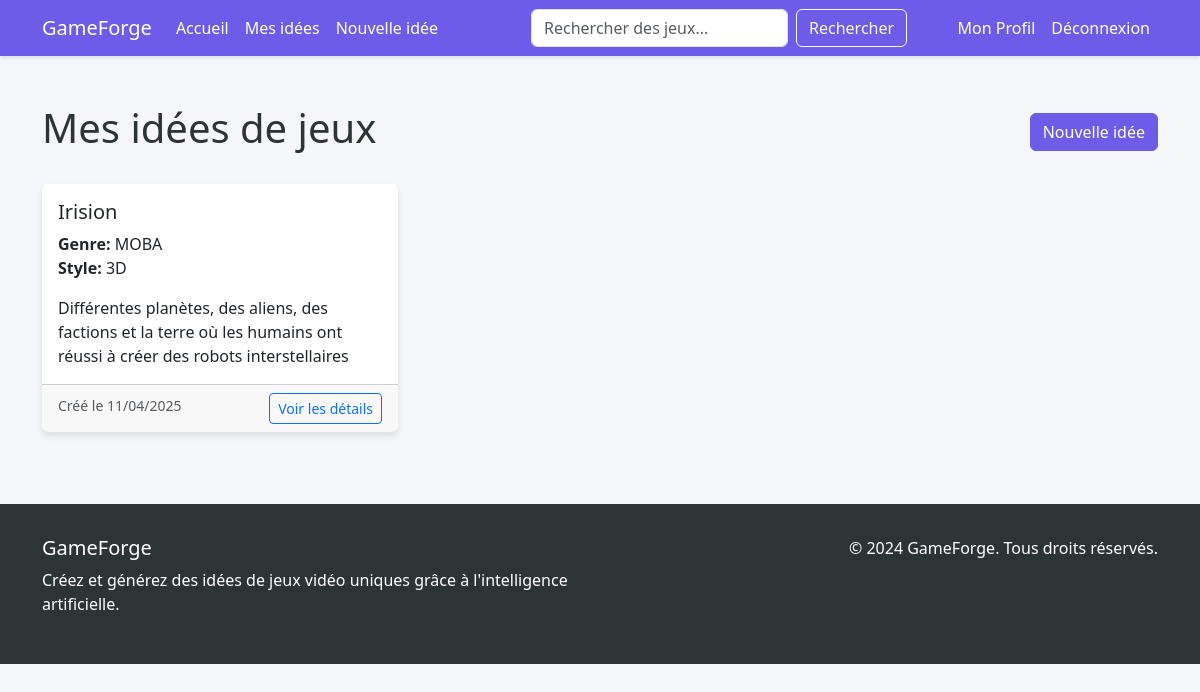
The app's page /ideas/ (signed in) with its own data.
### gameforge/models.py (models this page shows)
class GameIdea(models.Model):
    user = models.ForeignKey(User, on_delete=models.CASCADE)
    title = models.CharField(max_length=255)
    genre = models.CharField(max_length=255)  # RPG, FPS, MOBA, Visual Novel, etc. On aura une liste déroulante pour choisir le genre mais on pourra également écrire quelque chose de personnalisé.
    style_graphique = models.CharField(max_length=255)  # 2D, 3D, pixel art, etc. On aura une liste déroulante pour choisir le style graphique mais on pourra également écrire quelque chose de personnalisé.
    ambiance_visuelle = models.CharField(max_length=255)  # Fantasy, Science-fiction, etc. On aura une liste déroulante pour choisir l'ambiance visuelle mais on pourra également écrire quelque chose de personnalisé.
    ambiance_narrative = models.CharField(max_length=255)  # Tragique, comique, etc. On aura une liste déroulante pour choisir l'ambiance narrative mais on pourra également écrire quelque chose de personnalisé.
    mots_cles = models.CharField(max_length=255)  # Guerre, Amour, Trahison, etc. On aura une liste déroulante pour choisir les mots clés mais on pourra également écrire quelque chose de personnalisé.
    reference_culturelle = models.CharField(max_length=255)  # Zelda, Final Fantasy, Dark Souls, etc. On aura une liste déroulante pour choisir la référence culturelle mais on pourra également écrire quelque chose de personnalisé.
    description = models.TextField() # Description du jeu
    created_at = models.DateTimeField(auto_now_add=True)

### gameforge/views.py (the view)
# urls.py: path("ideas/", views.list_game_ideas, name="list_game_ideas"),
@login_required
def list_game_ideas(request):
    user = User.objects.get(id=request.session['user_id'])
    game_ideas = GameIdea.objects.filter(user=user).order_by('-created_at')
    return render(request, 'gameforge/list_game_ideas.html', {'user': user, 'game_ideas': game_ideas})

### templates/gameforge/list_game_ideas.html
{% extends 'base.html' %}
{% block content %}
<div class="container mt-5">
    <div class="d-flex justify-content-between align-items-center mb-4">
        <h1>Mes idées de jeux</h1>
        <a href="{% url 'generate_game_idea' %}" class="btn btn-primary">Nouvelle idée</a>
    </div>
    {% if game_ideas %}
        <div class="row">
            {% for game_idea in game_ideas %}
                <div class="col-md-6 col-lg-4 mb-4">
                    <div class="card h-100">
                        <div class="card-body">
                            <h5 class="card-title">{{ game_idea.title }}</h5>
                            <p class="card-text">
                                <strong>Genre:</strong> {{ game_idea.genre }}<br>
                                <strong>Style:</strong> {{ game_idea.style_graphique }}
                            </p>
                            <p class="card-text">{{ game_idea.description|truncatewords:30 }}</p>
                        </div>
                        <div class="card-footer">
                            <small class="text-muted">Créé le {{ game_idea.created_at|date:"d/m/Y" }}</small>
                            <a href="{% url 'game_idea' game_idea_id=game_idea.id %}" class="btn btn-sm btn-outline-primary float-end">Voir les détails</a>
                        </div>
                    </div>
                </div>
            {% endfor %}
        </div>
    {% else %}
        <div class="alert alert-info">
            Vous n'avez pas encore créé d'idées de jeux.
            <a href="{% url 'generate_game_idea' %}" class="alert-link">Créez votre première idée</a> !
        </div>
    {% endif %}
</div>
{% endblock %}

### templates/base.html (style rules this page uses)
:root { --primary-color: #6c5ce7; --secondary-color: #a29bfe; --dark-color: #2d3436; --light-color: #f5f6fa; }
body { background-color: var(--light-color); color: var(--dark-color); font-family: 'Segoe UI', Tahoma, Geneva, Verdana, sans-serif; }
.btn-primary { background-color: var(--primary-color); border-color: var(--primary-color); }
.card { border: none; box-shadow: 0 4px 6px rgba(0,0,0,0.1); transition: transform 0.2s; }

### records on screen
GameIdea: title "Irision", genre "MOBA", style_graphique "3D", description "Différentes planètes, des aliens, des factions et la terre où les humains ont réussi à créer des robots interstellaires", created_at "11/04/2025"
